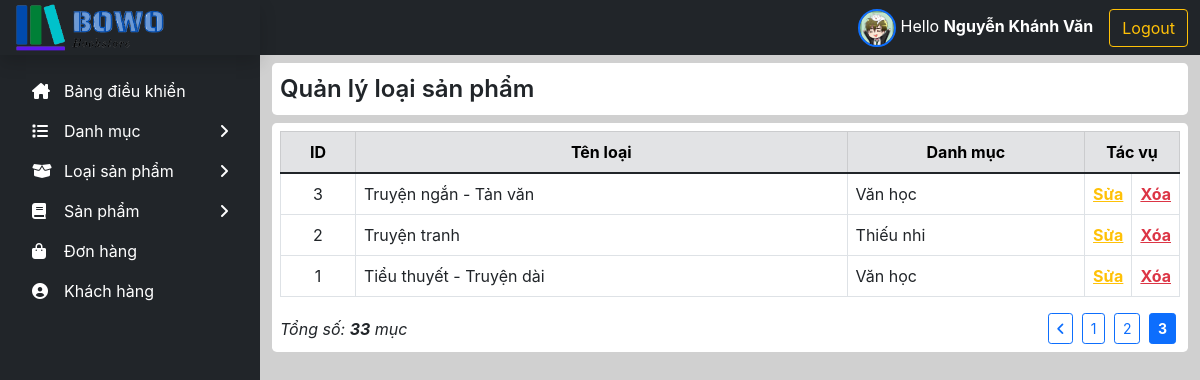
The page /admin/index.php?adpage=loaisp/hienthi&page=3 (signed in) on the database its author committed.
### tables this page shows
CREATE TABLE `loaisach` (
  `maLoai` int(11) NOT NULL,
  `tenLoai` varchar(30) NOT NULL,
  `maDM` int(11) DEFAULT NULL
);

CREATE TABLE `danhmuc` (
  `maDM` int(11) NOT NULL,
  `tenDM` varchar(30) NOT NULL
);

### admin/connect/helpers.php (called while the page is built, shortened)
<?php
function getData($sql)
{
    include('connect.php');
    $data = array();
    if ($query = mysqli_query($dbc, $sql)) {
        while ($row = mysqli_fetch_assoc($query)) {
            array_push($data, $row);
        }
    }
    return $data;
}
?>

### admin/views/loaisp/hienthi.php (the view, shortened to what this page needs)
<div class="main py-2">
    <div class="bg-white p-2 rounded-3 fs-4 fw-600">
        Quản lý loại sản phẩm
    </div>
    <div class="bg-white mt-2 p-2 rounded-3">
        <table class="table table-bordered">
            <thead>
                <tr class="table-secondary text-center">
                    <th scope="col" class="col-1">ID</th>
                    <th scope="col">Tên loại</th>
                    <th scope="col">Danh mục</th>
                    <th scope="col" colspan="2" class="col-1">Tác vụ</th>
                </tr>
            </thead>
            <tbody>
                <?php
                $item_per_page = 15;
                $current_page = !empty($_GET['page']) ? $_GET['page'] : 1;
                $offset = ($current_page - 1)*$item_per_page;
                $totalRecords = mysqli_query($dbc, "SELECT * FROM loaisach ");
                $totalRecords = mysqli_num_rows($totalRecords);
                $totalPages = ceil($totalRecords / $item_per_page);
                $query = '  SELECT * FROM loaisach JOIN danhmuc ON loaisach.maDM=danhmuc.maDM
                            ORDER BY maLoai DESC LIMIT '.$item_per_page.' OFFSET '.$offset.' ';
                $result = getData($query);
                foreach ($result as $value) {
                ?>
                <tr>
                    <td class="text-center"><?=$value['maLoai']?></td>
                    <td><?=$value['tenLoai']?></td>
                    <td><?=$value['tenDM']?></td>
                    <td><a href="index.php?adpage=loaisp/sua&id=<?=$value['maLoai']?>" class="text-warning fw-bold text-decoration-underline">Sửa</a></td>
                    <td><a href="index.php?adpage=loaisp/xuly&xoa=xoa&id=<?=$value['maLoai']?>" class="text-danger fw-bold text-decoration-underline">Xóa</i></a></td>
                </tr>
                <?php } ?>
            </tbody>
        </table>
        <div class="d-flex justify-content-between align-items-center mt-3">
            <i>Tổng số: <b><?=$totalRecords?></b> mục</i>
            <div>
                <?php
                if($current_page > 1) {
                    $prev_page = $current_page-1;
                ?>
                <a href="?adpage=loaisp/hienthi&page=<?=$prev_page?>" class="me-1 btn btn-sm btn-outline-primary">
                    <i class="fa-solid fa-angle-left"></i>
                </a>
                <?php } ?>
                <?php
                for($num = 1; $num <= $totalPages; $num++) {
                    if($num != $current_page) {
                        if($num > $current_page-3 && $num < $current_page+3) {
                ?>
                <a href="?adpage=loaisp/hienthi&page=<?=$num?>" class="me-1 btn btn-sm btn-outline-primary"><?=$num?></a>
                <?php
                        }
                    } else {
                ?>
                <strong class="me-1 btn btn-sm btn-primary fw-bolder"><?=$num?></strong>
                <?php } } ?>
            </div>
        </div>
    </div>
</div>

### css/style-admin.css (style rules this page uses)
* { margin: 0px; padding: 0px; font-family: -apple-system, BlinkMacSystemFont, 'Segoe UI', Roboto, Oxygen, Ubuntu, Cantarell, 'Open Sans', 'Helvetica Neue', sans-serif; box-sizing: border-box; }
:root { --height-header: 55px; --width-menu: 260px }
a { text-decoration: none; color: unset; }
.fw-600 { font-weight: 600; }
th, td { vertical-align: middle; }

### rows shown on the page
loaisach: maLoai "3", tenLoai "Truyện ngắn - Tản văn", maDM.tenDM "Văn học"
loaisach: maLoai "2", tenLoai "Truyện tranh", maDM.tenDM "Thiếu nhi"
loaisach: maLoai "1", tenLoai "Tiểu thuyết - Truyện dài", maDM.tenDM "Văn học"

### other values the page prints
$_SESSION['adName'] "Nguyễn Khánh Văn"
$totalRecords "33"
